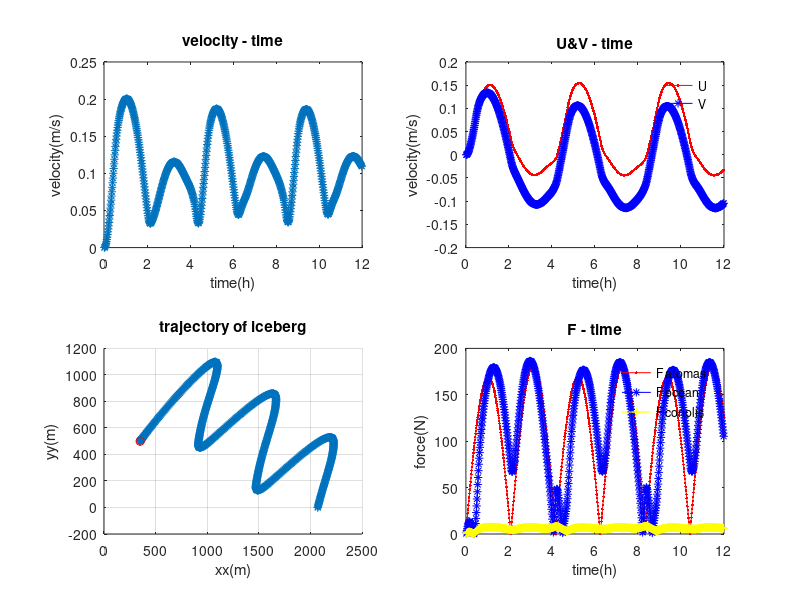

Reproduce this figure in MATLAB.
%%%%%%%%%%%%%%%%%%%%%%%%%%%%%%%%%%%%%%%%%%%%%%%%%%%%%
%    Grounded model
%
%    Author: weiyan ZHANG
%    Created: Oct 2018
%    Updated:
%    Last Modif by:
%    Last Modif on: 
%%%%%%%%%%%%%%%%%%%%%%%%%%%%%%%%%%%%%%%%%%%%%%%%%%%%%%%
clear all

% load grid information from the model
%{
gname = 'C:\Users\61414\Downloads\misom020_grd.nc';
lat_rho = ncread(gname,'lat_rho');
lon_rho = ncread(gname,'lon_rho');
dx = ones(size(lat_rho,1),size(lat_rho,2));
dy = ones(size(lat_rho,1),size(lat_rho,2));
[xx yy] = meshgrid([1:size(lat_rho,2)],[1:size(lon_rho,1)]); 
%}

%{
% calculate dx, dy from model in m
pm = ncread(gname,'pm');
pn = ncread(gname,'pn');
dx = 1./pm;
dy = 1./pn;
%}

% Creates 2d grid of same size as model
X_lim = 10000;
Y_lim = 10000;
[X,Y] = meshgrid([0:X_lim],[0:Y_lim]);
Z = 10 - X ;

% set variable useful for the trajectory equation
U = 0;
V = 0;

% size of the iceberg 
depth = 10; % m
depth_icb_under = 9;
depth_icb_above = 1;
lenth = 10;
width = 10;
dA_o = width * depth_icb_under; % m^2 ideally per face 
dA_a = width * depth_icb_above; % m^2 ideally per face
Ad = lenth * width;
M = 916.7 * lenth * width * depth; % kg
                                   % density is 916.7 kg m-3
             
step = 1000;
time_all = zeros(1,step);
U_all = zeros(1,step);
V_all = zeros(1,step);
x_all = zeros(1,step);
y_all = zeros(1,step);
Fa_all = zeros(1,step);
Fo_all = zeros(1,step);
Fc_all = zeros(1,step);
vel_all = zeros(1,step);
z_all = zeros(1,step);
uo_cst_all = zeros(1,step);
vo_cst_all = zeros(1,step);
ua_all = zeros(1,step);
va_all = zeros(1,step);

% indicate the initial location of the particle
xx_ini = 350;
yy_ini = 500;

% timestep
dt = 60; % s

% coriolis coeff
w_r = 7.2921e-5;
f = - 2 * w_r * sin(67*pi/180);

% do a loop    
xx_ = xx_ini;
yy_ = yy_ini;

for i=1:step
    
    theta = (i/step) * 8 * pi;
% ocean velocity
    uo_cst = 0.1 * sin(theta); % m/s
    vo_cst = 0.1 * sin(theta);
    Co = 0.85; % dimensionless coefficient of resistance
    Cdo_skin = 0.0055; % ocean-iceberg friction coeff
    rho_h2o = 1028; % seawater density kg m-3

% atmospheric velocity (at 10m)
% the wind in the model will be given as wind stress -- do the conversion
% tau_wind = rho_air*Cd*U^2 (tau_wind is sustr or svstr in model)

    sustr = abs(0.05 * sin(theta)); %newton meter-2
    svstr = abs(0.05 * sin(theta));
    rho_air = 1.225; % air density kg m-3
    Ca = 0.4; % dimensionless coefficient of resistance
    Cda_skin = 0.0022; % air-iceberg friction coeff
    Cd = 1.25e-3;  % dimensionless air-sea friction coeff
    ua = sqrt(sustr / (rho_air * Cd)); % m s-2
    va = sqrt(svstr / (rho_air * Cd)); % m s-2
    
    time_all(i) = i/60;
    uo_cst_all(i) = uo_cst;
    vo_cst_all(i) = vo_cst;
    ua_all(i) = ua;
    va_all(i) = va;
end

for j = 1:step

    uv = sqrt(U ^ 2 + V ^ 2);

% absolute values of relative velocities
    omid = sqrt((uo_cst_all(j) - U) ^ 2 + (vo_cst_all(j) - V) ^ 2);
    amid = sqrt((ua_all(j) - U) ^ 2 + (va_all(j) - V) ^ 2);
    omid_skin = sqrt((uo_cst_all(j) - U) ^ 2 + (vo_cst_all(j) - V) ^ 2);
    amid_skin = sqrt((ua_all(j) - U) ^ 2 + (va_all(j) - V) ^ 2);

% Force due to Air
    Fa_u = rho_air * 0.5 * Ca * dA_a * amid * (ua_all(j) - U) + rho_air * Cda_skin * Ad * amid_skin * (ua_all(j) - U);
    Fa_v = rho_air * 0.5 * Ca * dA_a * amid * (va_all(j) - U) +  rho_air * Cda_skin * Ad * amid_skin * (va_all(j) - V);

% Force due to the Ocean
    Fo_u = rho_h2o * 0.5 * Co * dA_o * omid * (uo_cst_all(j) - U) + rho_h2o * Cdo_skin * Ad * omid_skin * (uo_cst_all(j) - U);
    Fo_v = rho_h2o * 0.5 * Co * dA_o * omid * (vo_cst_all(j) - U) + rho_h2o * Cdo_skin * Ad * omid_skin * (vo_cst_all(j) - V);

% Coriolis Force
    F_coriolis = sqrt((-M * f * (V - vo_cst_all(j)))^2+(M * f * (U - uo_cst_all(j)))^2);   
    au = ((-M * f * (V - vo_cst_all(j))) + Fa_u + Fo_u) / M;
    av = (-(-M * f * (U - uo_cst_all(j))) + Fa_v + Fo_v) / M;
                         
% calculate velocity
  s_u = U*dt+0.5*au*dt^2;
  s_v = V*dt+0.5*av*dt^2;
  x_all(j) = xx_;
  y_all(j) = yy_;
  U_all(j) = U;
  V_all(j) = V;
  vel = sqrt(U^2+V^2);
  vel_all(j) = vel;
  Fa_all(j) = sqrt(Fa_u ^ 2 + Fa_v ^ 2);
  Fo_all(j) = sqrt(Fo_u ^ 2 + Fo_v ^ 2);
  Fc_all(j) = F_coriolis;
  
  z = 10 + xx_;
  z_all(j) = z;
  
% new velocity & location
  U = U + au * dt;
  V = V + av * dt;
  xx_ = xx_ + s_u;
  yy_ = yy_ + s_v;

end

for t = 1:step
    if x_all(t)>=0 && x_all(t)<=X_lim && y_all(t)>=0 && y_all(t)<=Y_lim 
        if depth_icb_under > abs(z_all(t))
            break
        end
    else
        break
    end
end 

if abs(depth_icb_under) > abs(z)
    disp(['warning! ground when time = ',num2str(time_all(t-1)),' h']);
    disp(['x = ',num2str(x_all(t-1)),' y = ',num2str(y_all(t-1))]);
else
    disp(['warning! out of domain when time = ',num2str(time_all(t-1)),' h']);
    disp(['x = ',num2str(x_all(t-1)),' y = ',num2str(y_all(t-1))]);
end

subplot(2,2,1);
plot(time_all(1:t-1),vel_all(1:t-1),'*-');
title('velocity - time');
xlabel('time(h)');
ylabel('velocity(m/s)');

subplot(2,2,2);
plot(time_all(1:t-1),U_all(1:t-1),'-r.');
hold on;
plot(time_all(1:t-1),V_all(1:t-1),'-b*');
legend('U','V');
legend('boxoff');
title('U&V - time');
xlabel('time(h)');
ylabel('velocity(m/s)');

subplot(2,2,3);
%mesh(X,Y,Z);
hold on;
zlim([-50,0]);
plot(x_all(1:t),y_all(1:t),'*-');
grid;
hold on;
plot(x_all(1),y_all(1),'ro');
title('trajectory of iceberg');
xlabel('xx(m)');
ylabel('yy(m)');
zlabel('depth(m)');
%boxplot3(x_all(t)-5,y_all(t)-5,-depth_icb_under,lenth,width,depth);

subplot(2,2,4);
plot(time_all(1:t-1),Fa_all(1:t-1),'-r.');
hold on;
plot(time_all(1:t-1),Fo_all(1:t-1),'-b*');
hold on;
plot(time_all(1:t-1),Fc_all(1:t-1),'-y+');
legend('F_ atomas','F_ ocean','F_ coriolis');
legend('boxoff');
title('F - time');
xlabel('time(h)');
ylabel('force(N)');

%{
figure, mesh(X,Y,Z);
hold on;
zlim([-50,5]);
plot(x_all(1:t),y_all(1:t),'*-');
grid;
hold on;
plot(x_all(1),y_all(1),'ro');
title('trajectory of iceberg');
xlabel('xx(m)');
ylabel('yy(m)');
zlabel('depth(m)');
boxplot3(x_all(t)-5,y_all(t)-5,-depth_icb_under,lenth,width,depth);
%}
% check if within the domain

% keep moving in time
